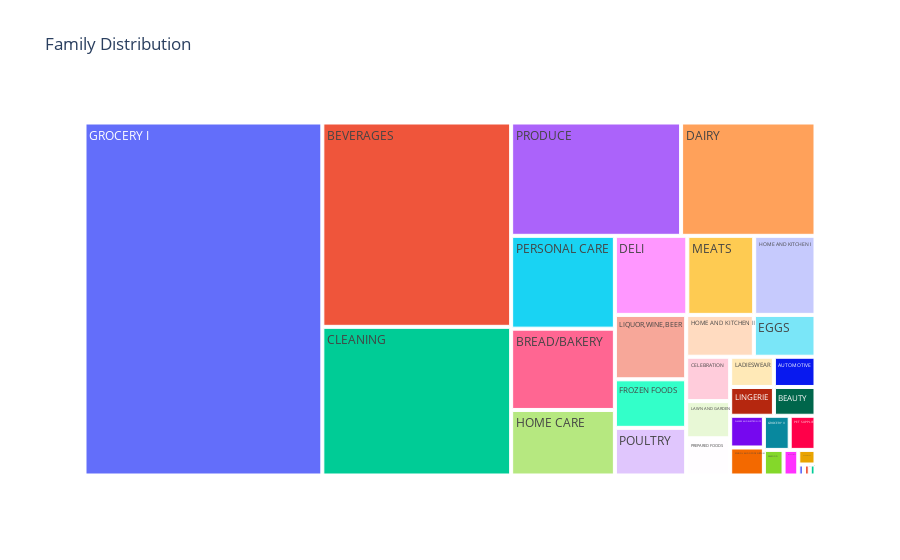

Write notebook code for a chart like this one.
### Code cell
fig = px.treemap(items, path=['family'], title='Family Distribution')
fig.show()

### Figure 1 — Plotly figure (JSON) as saved in the notebook; plotly's stock layout.template omitted (floating-point values rounded to 4 significant figures)
{"data": [{"branchvalues": "total", "domain": {"x": [0, 1], "y": [0, 1]}, "hovertemplate": "labels=%{label}<br>count=%{value}<br>parent=%{parent}<br>id=%{id}<extra></extra>", "ids": ["AUTOMOTIVE", "BABY CARE", "BEAUTY", "BEVERAGES", "BOOKS", "BREAD/BAKERY", "CELEBRATION", "CLEANING", "DAIRY", "DELI", "EGGS", "FROZEN FOODS", "GROCERY I", "GROCERY II", "HARDWARE", "HOME AND KITCHEN I", "HOME AND KITCHEN II", "HOME APPLIANCES", "HOME CARE", "LADIESWEAR", "LAWN AND GARDEN", "LINGERIE", "LIQUOR,WINE,BEER", "MAGAZINES", "MEATS", "PERSONAL CARE", "PET SUPPLIES", "PLAYERS AND ELECTRONICS", "POULTRY", "PREPARED FOODS", "PRODUCE", "SCHOOL AND OFFICE SUPPLIES", "SEAFOOD"], "labels": ["AUTOMOTIVE", "BABY CARE", "BEAUTY", "BEVERAGES", "BOOKS", "BREAD/BAKERY", "CELEBRATION", "CLEANING", "DAIRY", "DELI", "EGGS", "FROZEN FOODS", "GROCERY I", "GROCERY II", "HARDWARE", "HOME AND KITCHEN I", "HOME AND KITCHEN II", "HOME APPLIANCES", "HOME CARE", "LADIESWEAR", "LAWN AND GARDEN", "LINGERIE", "LIQUOR,WINE,BEER", "MAGAZINES", "MEATS", "PERSONAL CARE", "PET SUPPLIES", "PLAYERS AND ELECTRONICS", "POULTRY", "PREPARED FOODS", "PRODUCE", "SCHOOL AND OFFICE SUPPLIES", "SEAFOOD"], "name": "", "parents": ["", "", "", "", "", "", "", "", "", "", "", "", "", "", "", "", "", "", "", "", "", "", "", "", "", "", "", "", "", "", "", "", ""], "type": "treemap", "values": [20, 1, 19, 613, 1, 134, 31, 446, 242, 91, 41, 55, 1334, 14, 4, 77, 45, 1, 108, 21, 26, 20, 73, 6, 84, 153, 14, 17, 54, 26, 306, 15, 8]}], "layout": {"legend": {"tracegroupgap": 0}, "title": {"text": "Family Distribution"}}}
